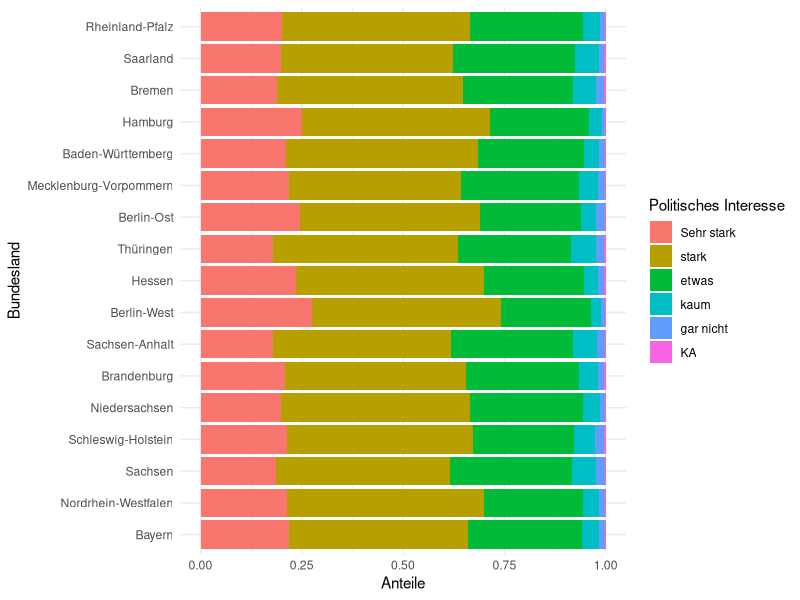

Write the R code that produced this figure.
## ---- chunk 1
#| echo: false
#| warning: false
#| error: false
library(tidyverse)
library(kableExtra)
## ---- chunk 2
#| echo: false
Fluegel <- c(59, 55, 53.5, 55, 52.5, 57.5, 53, 55)
Fuss <- c(22.3, 19.7, 20.8, 20.3, 20.8, 21.5, 20.6, 21.5)
Kopf <- c(31.2, 30.4, 30.6, 30.3, 30.3, 30.8, 32.5, NA)
Gewicht <- c(9.5, 13.8, 14.8, 15.2, 15.5, 15.6, 15.6, 15.7)

birds <- tibble(Fluegel, Fuss, Kopf, Gewicht)
## ---- chunk 3
#| echo: false
kable(birds) %>% 
  kable_styling(bootstrap_options = c("striped", "condensed"), 
                latex_options = c("striped", "hold_position"), full_width = FALSE) %>%
  column_spec(1:4, width = "10em")
## ---- chunk 4
#| echo: false
#| warning: false
#| message: false
gesis_short <- read_delim('Daten/gesis_short.csv', delim = ';') %>% 
  mutate(Bundesland = as_factor(Bundesland)) %>%
  mutate(Polit_interesse = factor(Polit_interesse, levels = c('Sehr stark', 'stark', 'etwas', 'kaum', 'gar nicht', 'KA')))
## ---- chunk 5
#| echo: false
ggplot(data = gesis_short, mapping = aes(y = Bundesland, fill = Polit_interesse)) +
  geom_bar(position = position_fill(reverse = TRUE)) +
  labs(x = 'Anteile', y = 'Bundesland', fill = 'Politisches Interesse') +
  theme_minimal()
